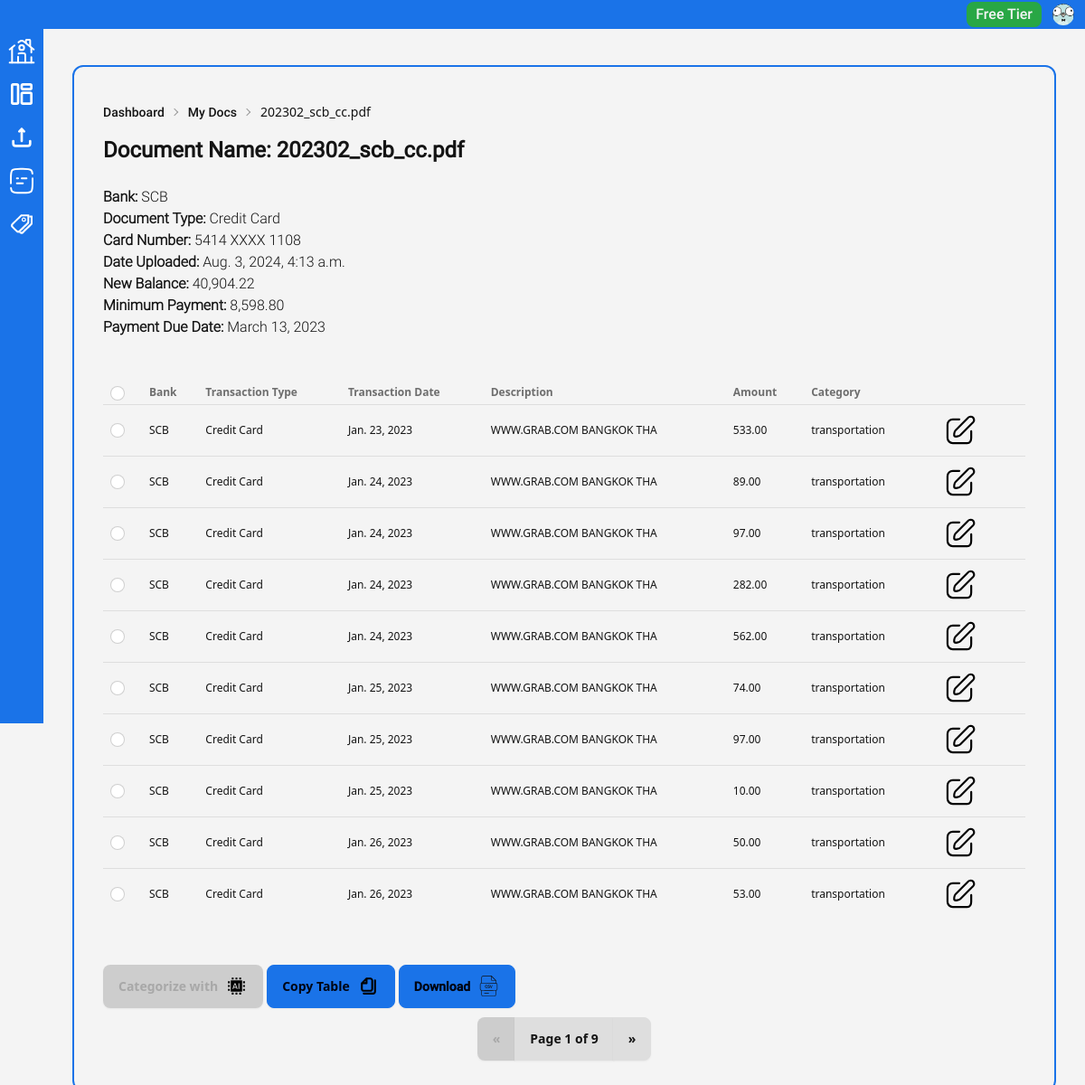
/upload_doc/my_docs/18/credit-card (signed in), run on the app's committed database.
### upload_doc/models.py (models this page shows, shortened)
class Document(models.Model):
    user = models.ForeignKey(
        CustomUser,
        on_delete=models.CASCADE,
        related_name="documents",
        null=True,
        blank=True,
    )
    name = models.CharField(max_length=255, null=True, blank=True)
    s3_file_name = models.CharField(max_length=255, null=True, blank=True)
    date_uploaded = models.DateTimeField(auto_now_add=True)
    transaction_type = models.ForeignKey(
        TransactionType,
        on_delete=models.CASCADE,
        related_name="document",
        null=True,
        blank=True,
    )
    bank = models.ForeignKey(
        Bank,
        on_delete=models.CASCADE,
        related_name="document",
        null=True,
        blank=True,
    )

class Bank(models.Model):
    name = models.CharField(max_length=100)

class TransactionType(models.Model):
    name = models.CharField(max_length=30)
    slug = models.SlugField(max_length=30, null=True, blank=True)

class CreditCardSummary(models.Model):
    user = models.ForeignKey(
        CustomUser,
        on_delete=models.CASCADE,
        related_name="credit_card_summary",
        null=True,
        blank=True,
    )
    document = models.ForeignKey(
        Document,
        on_delete=models.CASCADE,
        related_name="credit_card_summary",
        null=True,
        blank=True,
    )
    card_number = models.CharField(max_length=20, null=True, blank=True)
    credit_limit = models.DecimalField(
        max_digits=10,
        decimal_places=2,
        null=True,
        blank=True,
    )
    closing_date = models.DateField(null=True, blank=True)

class BalanceAndPayment(models.Model):
    user = models.ForeignKey(
        CustomUser,
        on_delete=models.CASCADE,
        related_name="balance_and_payment",
        null=True,
        blank=True,
    )
    document = models.ForeignKey(
        Document,
        on_delete=models.CASCADE,
        related_name="balance_and_payment",
        null=True,
        blank=True,
    )
    new_balance = models.DecimalField(
        max_digits=10,
        decimal_places=2,
        null=True,
        blank=True,
    )
    minimum_payment = models.DecimalField(
        max_digits=10,
        decimal_places=2,
        null=True,
        blank=True,
    )
    payment_date = models.DateField(null=True, blank=True)

class TransactionDetail(models.Model):
    document = models.ForeignKey(
        Document,
        on_delete=models.CASCADE,
        related_name="transaction_details",
    )
    transaction_date = models.DateField(null=True, blank=True)
    posting_date = models.DateField(null=True, blank=True)
    description = models.CharField(
        max_length=255,
        null=True,
        blank=True,
    )
    foreign_currency = models.CharField(
        max_length=255,
        null=True,
        blank=True,
    )
    amount = models.DecimalField(
        max_digits=10,
        decimal_places=2,
        null=True,
        blank=True,
    )
    expense_category = models.ForeignKey(
        ExpenseCategory,
        on_delete=models.CASCADE,
        related_name="transaction_details",
        null=True,
        blank=True,
    )
    ending_balance = models.DecimalField(
        max_digits=10,
        decimal_places=2,
        null=True,
        blank=True,
    )
    saved = models.BooleanField(default=False)
    account_category = models.ForeignKey(
        "AccountCategory",
        on_delete=models.CASCADE,
        related_name="transaction_details",
        null=True,
        blank=True,
    )
    gl_account = models.ForeignKey(
        "GLAccount",
        on_delete=models.CASCADE,
        related_name="transaction_details",
        null=True,
        blank=True,
    )

class ExpenseCategory(models.Model):
    user = models.ForeignKey(
        CustomUser,
        on_delete=models.CASCADE,
        related_name="expense_categories",
        null=True,
        blank=True,
    )
    name = models.CharField(max_length=100)

### upload_doc/views.py (the view, shortened to what this page needs)
def my_docs_detail(request, pk=None, transaction_type_slug=None):
    if request.method == "GET":
        if not request.user.is_anonymous and request.user.has_verified_email:
            user = request.user
            document = get_object_or_404(Document, pk=pk, user=user)
            balance_and_payment = get_object_or_404(
                BalanceAndPayment,
                document=document,
                user=user,
            )
            credit_card_summary = get_object_or_404(
                CreditCardSummary,
                document=document,
                user=user,
            )
            transaction_type = get_object_or_404(
                TransactionType,
                slug=transaction_type_slug,
            )
            print("transaction_type_slug: " + str(transaction_type.slug))
            transactions = document.transaction_details.all().order_by(
                "transaction_date"
            )
            paginator = Paginator(transactions, 10)
            page_number = request.GET.get("page", 1)
            page_obj = paginator.get_page(page_number)
            print("Page Number: " + str(page_number))
            if transaction_type.slug == "credit-card":
                print("Credit Card Template was accessed")
                context = {
                    "document": document,
                    "balance_and_payment": balance_and_payment,
                    "credit_card_summary": credit_card_summary,
                    "page_obj": page_obj,
                }
                return render(
                    request, "upload_doc/my_docs_detail_credit_card.html", context
                )
            else:
                return HttpResponseBadRequest()
        else:
            return HttpResponseForbidden()
    else:
        return HttpResponseNotAllowed(permitted_methods=["GET"])

### theme/templates/upload_doc/my_docs_detail_credit_card.html (shortened to what this page needs)
{% extends "../dashboard/dashboard_base.html" %}
{% load static %}
{% load humanize %}
{% block main %}
<div
  id="pagination_view_result"
  class="my-2 flex-col min-h-screen"
  _="
    def checkCheckboxes()
      set anyChecked to false
      for checkbox in <tbody input.checkbox/>
        if checkbox.checked
          set anyChecked to true
          break
        end
      end
      if not anyChecked
        if #select-all-checkbox.checked
          set #select-all-checkbox.checked to false
        end
        set #ai-button @disabled to true
      else
        remove @disabled from #ai-button
      end
    end
    on load
      checkCheckboxes()
    end
  "
>
  <div class="border-2 border-primary rounded-xl p-8">
    {% include "upload_doc/partials/my_docs_detail_cc_top_content.html" %}
    <div class="overflow-x-auto">
      <table
        class="my-10 table table-xs"
        id="transaction_table">
        <thead>
          <tr>
            <th>
              <label>
                <input id="select-all-checkbox" type="checkbox" class="checkbox checkbox-xs"
                  _="
                  on click
                    set .checkbox.checked to my.checked
                  end
                  on change
                    call checkCheckboxes()
                  end
                  "/>
              </label>
            </th>
            <th>Bank</th>
            <th>Transaction Type</th>
            <th>Transaction Date</th>
            <th>Description</th>
            <th>Amount</th>
            <th>Category</th>
            <th></th>
          </tr>
        </thead>
        <tbody id="transaction_table_body" name="transaction_table_body">
          {% for transaction in page_obj %}
          <tr id="transaction_row_{{ transaction.id}}">
            <td>
              {% if transaction.saved %}
              <input
                type="checkbox"
                class="checkbox checkbox-xs"
                disabled />
              {% else%}
              <input
                type="checkbox"
                class="checkbox checkbox-xs"
                name="transaction_ids"
                value="{{ transaction.id }}"
                _="
                on load
                  set my.checked to false
                end
                on change
                  call checkCheckboxes()
                end
                "/>
              {% endif %}
            </td>
            <td>{{ document.bank.name }}</td>
            <td>{{ document.transaction_type.name }}</td>
            <td>{{ transaction.transaction_date }}</td>
            <td>{{ transaction.description }}</td>
            <td>{{ transaction.amount|intcomma }}</td>
            {% if transaction.expense_category.name %}
            <td>{{ transaction.expense_category.name }}</td>
            <td>
              <div
                class="btn btn-ghost"
                hx-post="{% url 'edit_category' %}"
                hx-target="#transaction_row_{{ transaction.id }}"
                hx-swap="outerHTML"
                hx-trigger="click"
                hx-vals='{
                "transaction_id":"{{ transaction.id }}",
                "counter_loop":"{{ forloop.counter }}"
                }'>
                <img src="{% static 'svg/edit_icon.svg' %}" class="min-w-[25px] min-h-[25px]">
              </div>
            </td>
            {% endif %}
          </tr>
          {% endfor %}
        </tbody>
      </table>
    </div>
    {% include "upload_doc/partials/my_docs_detail_cc_bottom_content.html" %}
  </div>
</div>
{% endblock %}

### theme/templates/upload_doc/partials/my_docs_detail_cc_top_content.html
{% load humanize %}
<div class="breadcrumbs text-sm">
  <ul>
    <li><a href="{% url 'dashboard' %}">Dashboard</a></li>
    <li><a href="{% url 'my_docs' %}">My Docs</a></li>
    <li>{{ document.name }}</li>
  </ul>
</div>
<section class="flex-col">
  <header class="my-2">
    <h1 class="text-2xl font-bold mb-6">Document Name: {{ document.name }}</h1>
    <p><span class="font-bold">Bank: </span>{{ document.bank.name }}</p>
    <p><span class="font-bold">Document Type: </span>{{ document.transaction_type.name }}</p>
    <p><span class="font-bold">Card Number: </span>{{ credit_card_summary.card_number }}</p>
    <p><span class="font-bold">Date Uploaded: </span>{{ document.date_uploaded }}</p>
    <p><span class="font-bold">New Balance: </span>{{ balance_and_payment.new_balance|intcomma }}</p>
    <p><span class="font-bold">Minimum Payment: </span>{{ balance_and_payment.minimum_payment|intcomma }}</p>
    <p><span class="font-bold">Payment Due Date: </span>{{ balance_and_payment.payment_date }}</p>
  </header>
</section>

### data on the page
Document: name "202302_scb_cc.pdf", bank.name "SCB", transaction_type.name "Credit Card", date_uploaded "Aug. 3, 2024, 4:13 a.m."
CreditCardSummary: card_number "5414 XXXX 1108"
BalanceAndPayment: new_balance "40,904.22", minimum_payment "8,598.80", payment_date "March 13, 2023"

### other printed values
{{ page_obj.number }} "1"
{{ page_obj.paginator.num_pages }} "9"
